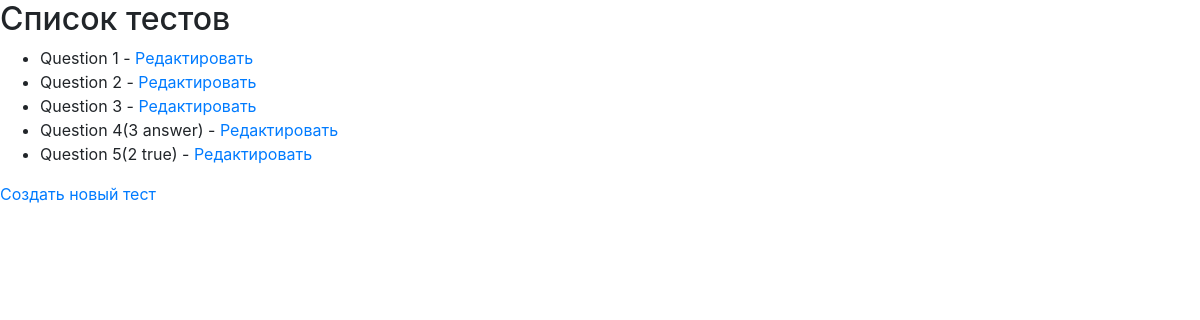
Page /quizzes/ (signed in) on the committed database.
### courses/models.py (models this page shows, shortened)
class Question(models.Model):
    quiz = models.ForeignKey(Quiz, related_name='questions', on_delete=models.CASCADE)
    text = models.CharField(max_length=255)

### courses/views.py (the view)
# urls.py: path('quizzes/', views.quiz_list, name='quiz_list'),  # Список квизов
@login_required
def quiz_list(request):
    quizzes = Question.objects.all()
    return render(request, 'courses/quiz_list.html', {'quizzes': quizzes})

### courses/templates/courses/quiz_list.html
{% load static %}
<link rel="stylesheet" href="https://stackpath.bootstrapcdn.com/bootstrap/4.5.2/css/bootstrap.min.css">
<link rel="stylesheet" href="{% static 'styles.css' %}">
<h2>Список тестов</h2>
<ul>
    {% for quiz in quizzes %}
    <li>{{ quiz.text }} - <a href="{% url 'edit_quiz' quiz.pk %}">Редактировать</a></li>
    {% endfor %}
</ul>
<a href="{% url 'create_quiz' %}">Создать новый тест</a>

### rows in the picture
Question: text "Question 1"
Question: text "Question 2"
Question: text "Question 3"
Question: text "Question 4(3 answer)"
Question: text "Question 5(2 true)"
